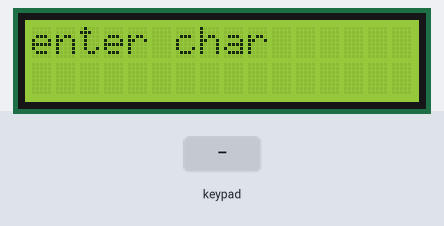
A sketch run on a simulated Arduino Uno, built with avr-gcc and run on an emulated ATmega328P. Parts: 16×2 character LCD. The inputs (shaded band) are chosen by the test bench.

Above: at 1.2 s.
1.3 s: keypad keys 9 8 7 6 # pressed 0.4 s apart
At 3.2 s:
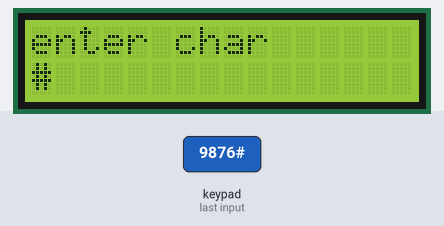
4.8 s: key 'A' pressed
At 5.7 s:
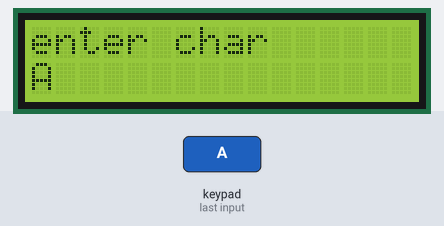
6.3 s: key 'B' pressed
At 6.9 s:
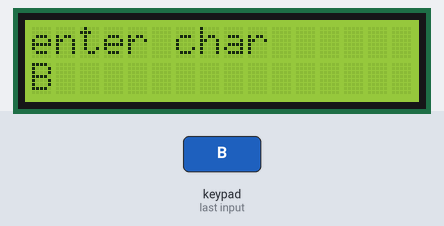
7.8 s: keypad keys 9 8 7 6 * pressed 0.4 s apart
At 10.3 s:
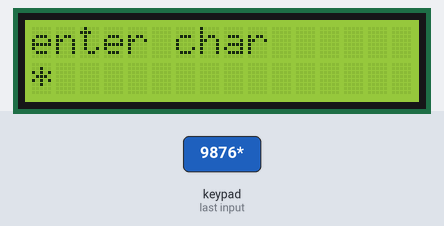
11.3 s: key 'C' pressed
At 12.0 s:
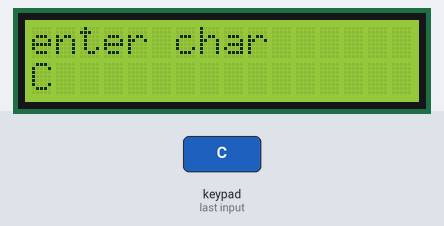
12.8 s: keypad keys 9 8 7 6 D pressed 0.4 s apart
At 13.0 s:
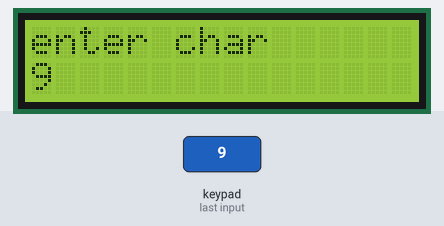
Timing chart, 0 to 15.8 s (numbered marks = the images above; inputs shaded):
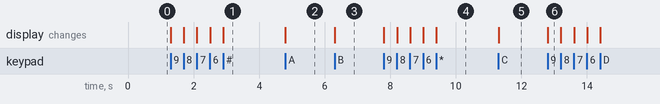

Measured:
- after the input at 1.3 s, the display: first changes at once (image 1 shows a later state)
- after the input at 4.8 s, the display: changes at once (image 2)
- after the input at 6.3 s, the display: changes at once (image 3)
- after the input at 7.8 s, the display: first changes at once (image 4 shows a later state)
- after the input at 11.3 s, the display: changes at once (image 5)
- after the input at 12.8 s, the display: changes at once (image 6)

The sketch:

taskard.ino
```cpp
/*

  The circuit:
 * LCD RS pin to digital pin A0
 * LCD Enable pin to digital pin A1
 * LCD D4 pin to digital pin A2
 * LCD D5 pin to digital pin A3
 * LCD D6 pin to digital pin A4
 * LCD D7 pin to digital pin A5
 * LCD R/W pin to ground
 * LCD VSS pin to ground
 * LCD VCC pin to 5V
 * 10K resistor:
 * ends to +5V and ground
 * wiper to LCD VO pin (pin 3)

*/

// include the library code:
#include <LiquidCrystal.h>
#include <Keypad.h>

const byte ROWS = 4; //four rows
const byte COLS = 4; //four columns
char keys[ROWS][COLS] = {
  {'1','2','3','A'},
  {'4','5','6','B'},
  {'7','8','9','C'},
  {'*','0','#','D'}
};
byte rowPins[ROWS] = {9, 8, 7, 6}; //connect to the row pinouts of the keypad
byte colPins[COLS] = {5, 4, 3, 2}; //connect to the column pinouts of the keypad

Keypad keypad = Keypad( makeKeymap(keys), rowPins, colPins, ROWS, COLS );

// initialize the library by associating any needed LCD interface pin
// with the arduino pin number it is connected to
const int rs = A0, en = A1, d4 = A2, d5 = A3, d6 = A4, d7 = A5;
LiquidCrystal lcd(rs, en, d4, d5, d6, d7);
void setup() {
  // set up the LCD's number of columns and rows:
  lcd.begin(16, 2);
  // Print a message to the LCD.
   lcd.print("enter char");
}
void loop() {
  lcd.setCursor(0, 1);
 char key = keypad.getKey();
  if (key){
    lcd.println(key);
  }
}
```
